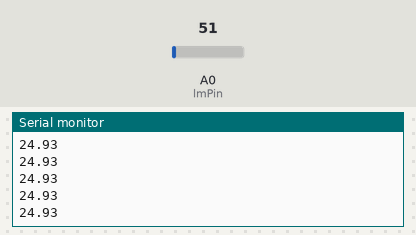
Recording of a sketch running on a simulated Arduino Uno, built with avr-gcc and run on an emulated ATmega328P. On the bench: the last lines printed to the serial monitor. The test bench sets the inputs (shaded band); at power-on: A0 (lmPin) = 51.

Above: at 1.2 s.
1.3 s: A0 (lmPin) set to 61
At 1.56 s:
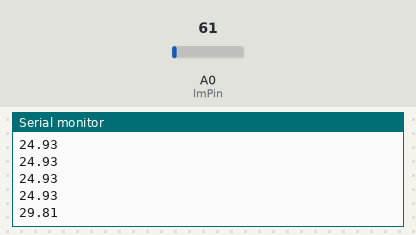
2.8 s: A0 (lmPin) set to 71
At 2.96 s:
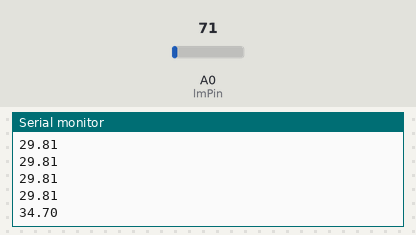
Timing chart, 0 to 5.8 s (numbered marks = the images above; inputs shaded):
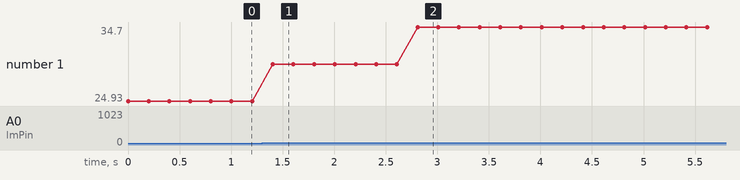

The sketch:

ex3-6.ino
```cpp
// Example 3-6. The LM35 Arduino circuit

// temperature_lm35.ino - LM35 temperature in Celsius to serial
// (c) BotBook.com - Karvinen, Karvinen, Valtokari

int lmPin = A0;

void setup()
{
  Serial.begin(9600);
}

float tempC()
{
  float raw = analogRead(lmPin);
  float percent = raw/1023.0;
  float volts = percent*5.0;
  return 100.0*volts;
}

void loop()
{
  Serial.println(tempC());
  delay(200); // ms
}
```

Measured:
- after the input at 1.3 s, the serial monitor: prints a new line after 0.10 s (image 1)
- after the input at 2.8 s, the serial monitor: prints a new line at once (image 2)
- plotted number 1: 24.93 → 29.81 after the input at 1.3 s, 29.81 → 34.7 after the input at 2.8 s
